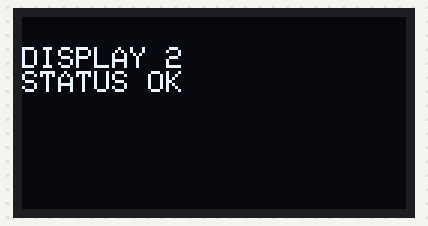
Simulated run of this sketch. Board: Arduino Uno, built with avr-gcc and run on an emulated ATmega328P. Parts: 128×64 one-colour display.

Above: at 2.1 s.

The sketch:

Pengujian_OLED.ino
```cpp
/*
 * Program Pengujian OLED
 * Sofyan R. - 191311030 - POLBAN - 2022
 */

#include <SPI.h>
#include <Wire.h>
#include <Adafruit_GFX.h>
#include <Adafruit_SSD1306.h>

#define SCREEN_WIDTH 128 // OLED display width, in pixels
#define SCREEN_HEIGHT 64 // OLED display height, in pixels

// Declaration for an SSD1306 display connected to I2C (SDA, SCL pins)
#define OLED_RESET     -1 // Reset pin # (or -1 if sharing Arduino reset pin)
#define SCREEN_ADDRESS 0x3C ///< See datasheet for Address; 0x3D for 128x64, 0x3C for 128x32
Adafruit_SSD1306 display(SCREEN_WIDTH, SCREEN_HEIGHT, &Wire, OLED_RESET);

void setup() {
  Serial.begin(115200);
  if(!display.begin(SSD1306_SWITCHCAPVCC, SCREEN_ADDRESS)) {
    Serial.println(F("SSD1306 allocation failed"));
    for(;;);
  }
  delay(2000);
  display.clearDisplay();
  display.setTextSize(1);
  display.setTextColor(WHITE);
  display.setCursor(0, 10);
  // Display static text
  display.println("Initializing System");
  display.display();
}

void loop() {
  display.clearDisplay();
  display.setTextSize(1);
  display.setTextColor(WHITE);
  display.setCursor(0, 10);
  // Display static text
  display.println("DISPLAY 2");
  display.println("STATUS OK");
  display.display();
}
```
